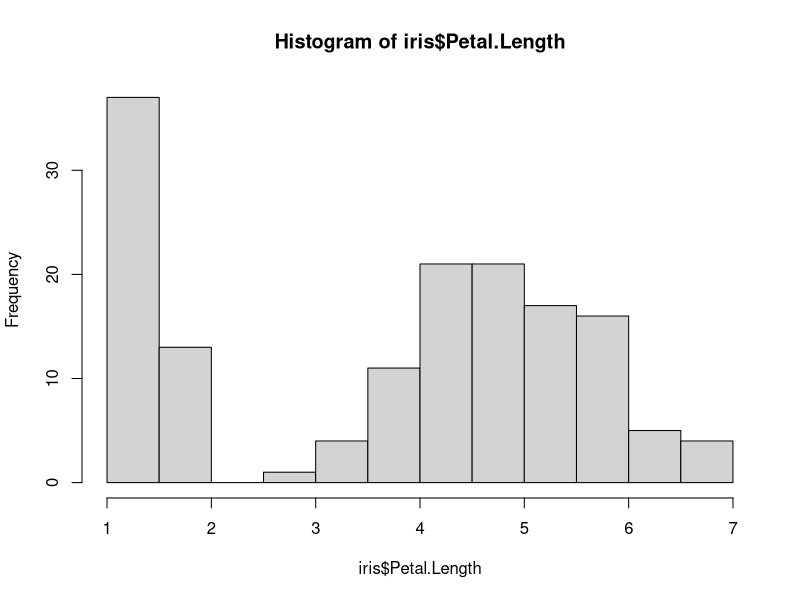
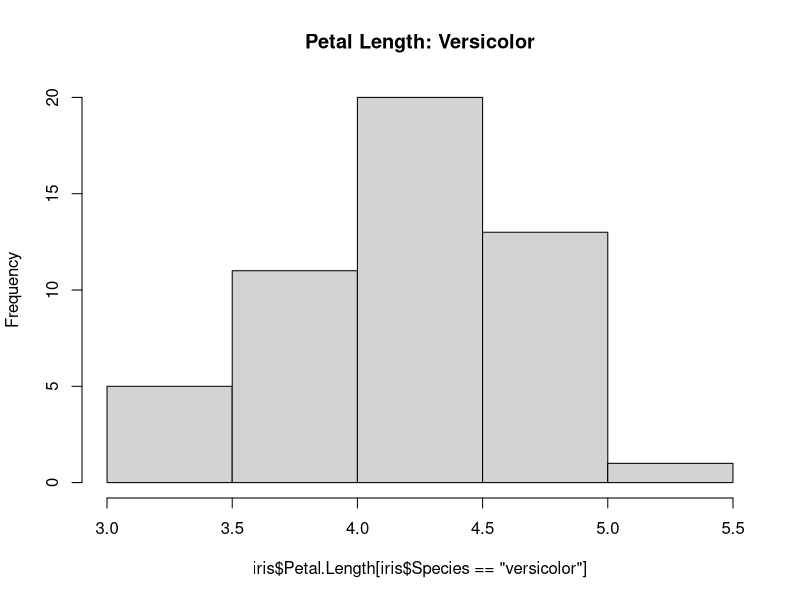
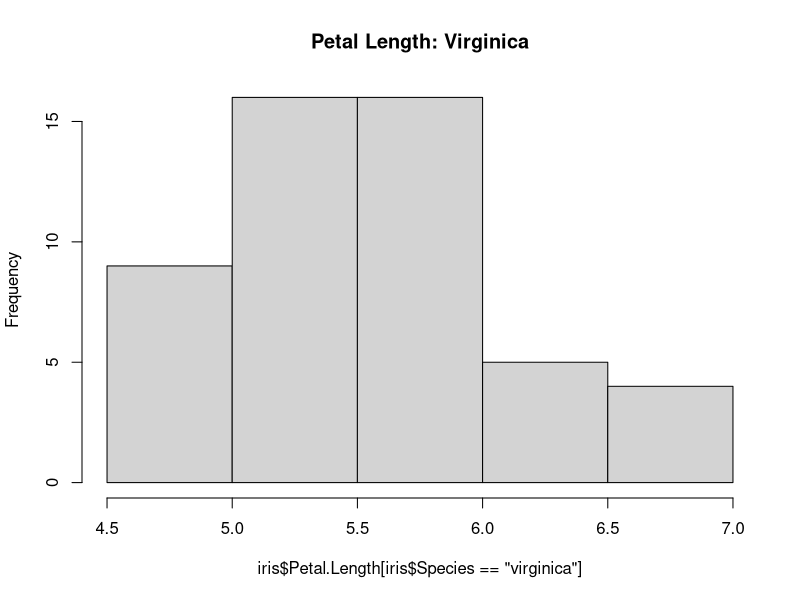
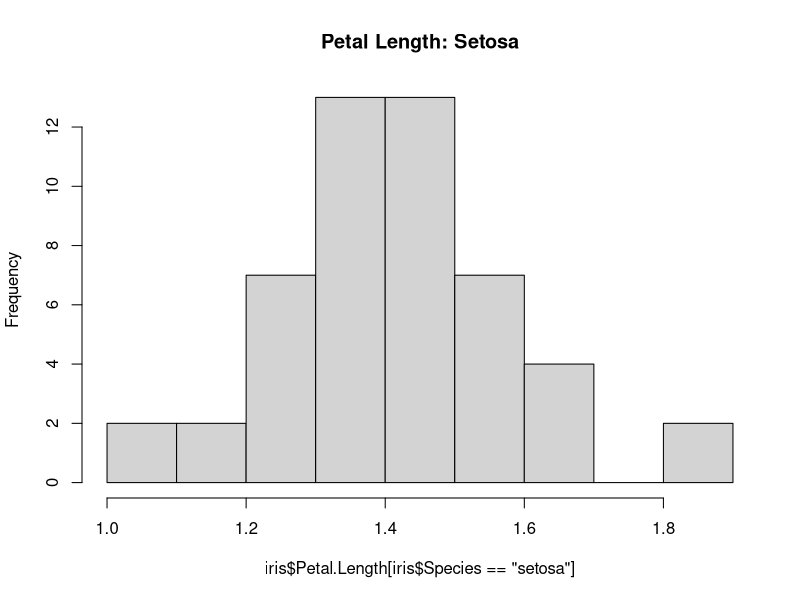
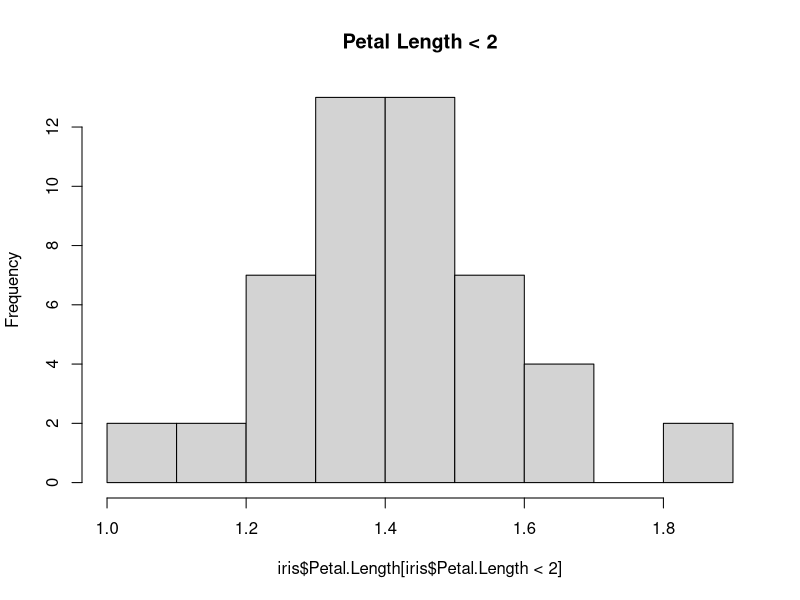
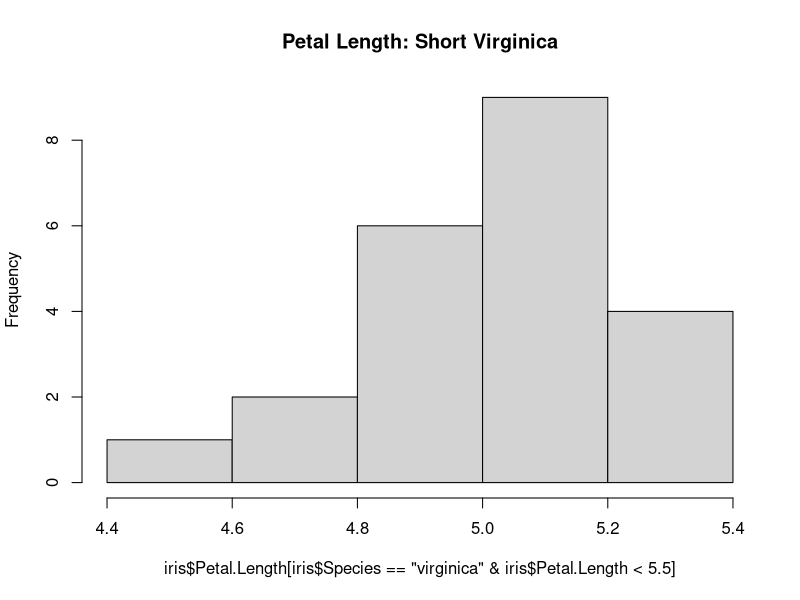
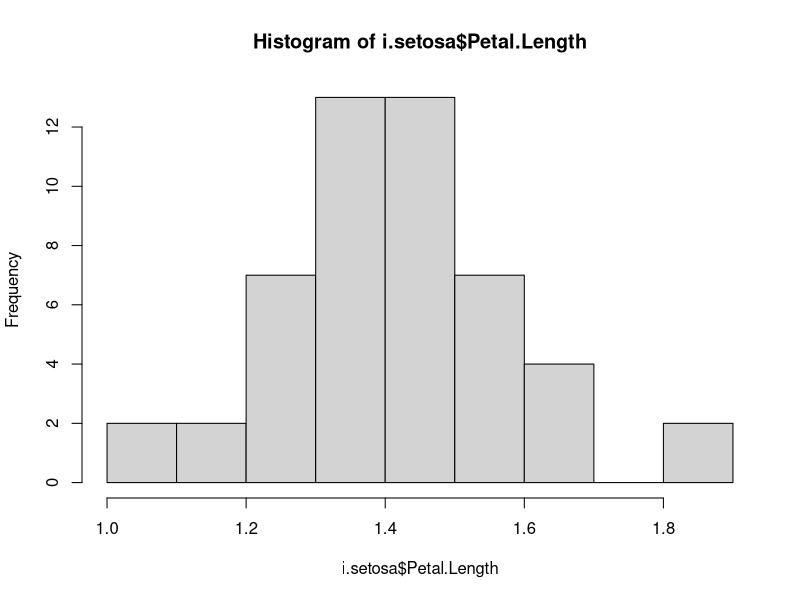

The R source for these figures, in order:
# File:   SelectingCases.R
# Course: R: An Introduction (with RStudio)

# INSTALL AND LOAD PACKAGES ################################

library(datasets)  # Load/unload base packages manually

# LOAD DATA ################################################

head(iris)

# ALL DATA #################################################

hist(iris$Petal.Length)
summary(iris$Petal.Length)

summary(iris$Species)  # Get names and n for each species

# SELECT BY CATEGORY #######################################

# Versicolor
hist(iris$Petal.Length[iris$Species == "versicolor"],
  main = "Petal Length: Versicolor")

# Virginica
hist(iris$Petal.Length[iris$Species == "virginica"],
  main = "Petal Length: Virginica")

# Setosa
hist(iris$Petal.Length[iris$Species == "setosa"],
  main = "Petal Length: Setosa")

# SELECT BY VALUE ##########################################

# Short petals only (all Setosa)
hist(iris$Petal.Length[iris$Petal.Length < 2],
  main = "Petal Length < 2")

# MULTIPLE SELECTORS #######################################

# Short Virginica petals only
hist(iris$Petal.Length[iris$Species == "virginica" & 
  iris$Petal.Length < 5.5],
  main = "Petal Length: Short Virginica")

# CREATE SUBSAMPLE #########################################

# Format: data[rows, columns]
# Leave rows or columns blank to select all
i.setosa = iris[iris$Species == "setosa", ]

# EXPLORE SUBSAMPLE ########################################

head(i.setosa)
summary(i.setosa$Petal.Length)
hist(i.setosa$Petal.Length)

# CLEAN UP #################################################

# Clear environment
rm(list = ls()) 

# Clear packages
detach("package:datasets", unload = TRUE)  # For base

# Clear plots
dev.off()  # But only if there IS a plot

# Clear console
cat("\014")  # ctrl+L

# Clear mind :)
